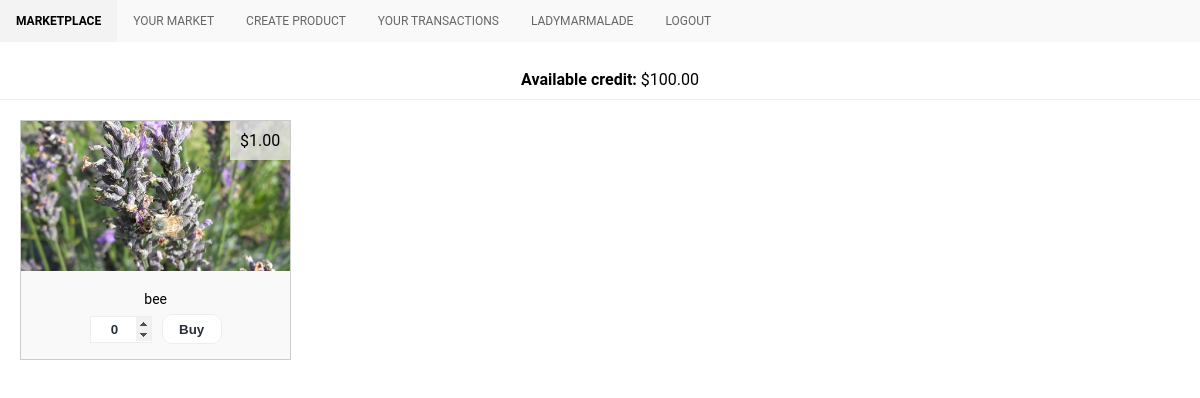
Before: / (signed in) with the older database file.
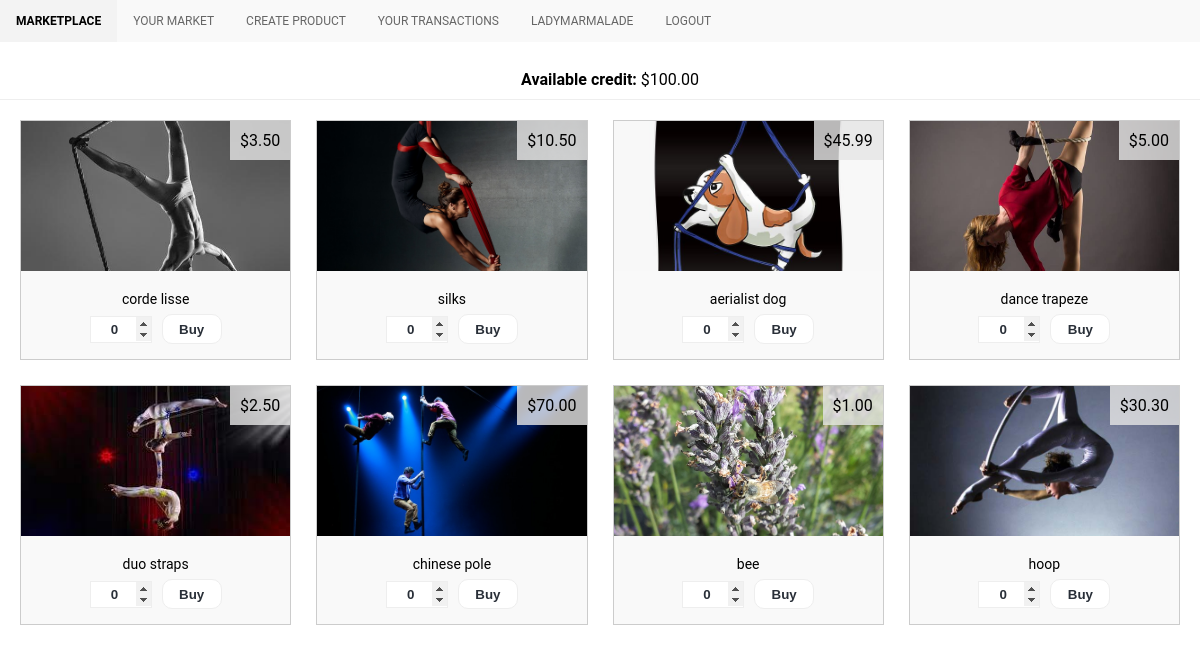
After: the same page with the newer database file.
### personal/models.py (models this page shows, shortened)
class Product(models.Model):
    product_name = models.CharField(max_length=200, unique=True);
    product_description = models.TextField(default="")
    product_quantity = models.IntegerField(default=1, validators=[MaxValueValidator(100), MinValueValidator(0)])
    product_price = models.DecimalField(max_digits=999, decimal_places=2, validators=[MaxValueValidator(1000), MinValueValidator(0.01)])
    product_image = models.ImageField(upload_to='images')
    seller = models.ForeignKey(User, null=True, blank=True, on_delete=models.CASCADE)
    number_sold = models.IntegerField(default=0, validators=[MinValueValidator(0)])
    amount_sold = models.DecimalField(default=0, max_digits=999, decimal_places=2, validators=[MaxValueValidator(1000), MinValueValidator(0)])
    categories = models.ManyToManyField(Category, related_name='products', blank=True)
    is_active = models.BooleanField(default=True)
    discount = models.DecimalField(default=0, max_digits=999, decimal_places=2, validators=[MaxValueValidator(1000), MinValueValidator(0)])
    class Meta:
        ordering = ['-is_active', '-product_quantity']

### personal/views.py (the view)
# urls.py: url(r'^$', views.index, name='index'),
def index(request):
    if request.user.is_authenticated:
        product_list = Product.objects.exclude(seller=get_user(request)).filter(is_active=True)
        if request.method == 'POST':
            name = request.POST.get('name')
            number = int(request.POST.get('quantity'))
            product = Product.objects.get(product_name=name)
            if (Profile.objects.get(user=get_user(request)).credit_left > number*product.product_price) and (number > 0):
                product.product_quantity = product.product_quantity-number
                product.number_sold = product.number_sold + number
                product.amount_sold = product.amount_sold + (number*product.product_price)
                product.save()
                transaction.commit()
                order = Order(product=product, customer=get_user(request), quantity=number, price = product.product_price, total=(number*product.product_price), seller=product.seller)
                order.save()
                transaction.commit()
                sold_profile = Profile.objects.get(user=product.seller)
                bought_profile = Profile.objects.get(user=get_user(request))
                sold_profile.amount_sold = sold_profile.amount_sold + number*product.product_price
                sold_profile.credit_left = sold_profile.credit_left + number*product.product_price
                sold_profile.save()
                bought_profile.credit_left = bought_profile.credit_left - number*product.product_price
                bought_profile.amount_spent = bought_profile.amount_spent - number*product.product_price
                bought_profile.save()
                transaction.commit()
                product_list = Product.objects.exclude(seller=get_user(request)).filter(is_active=True)
                return render(request,
                    'personal/marketplace.html', {'product_list': product_list, 'available_credit': "${:,.2f}".format(Profile.objects.get(user=get_user(request)).credit_left)}
                )
            else:
                return render(request, 'personal/marketplace.html', {'product_list': product_list, 'available_credit': "${:,.2f}".format(Profile.objects.get(user=get_user(request)).credit_left)})
        else:
            return render(request, 'personal/marketplace.html', {'product_list': product_list, 'available_credit': "${:,.2f}".format(Profile.objects.get(user=get_user(request)).credit_left)})
    else:
        return redirect("personal:login")

### personal/templates/personal/marketplace.html (shortened to what this page needs)
{% extends "personal/header.html" %}
{% block content %}
<div class="header">
	<b>Available credit:</b> {{available_credit}}
</div>
<div class="container">
    {% for product in product_list %}
	<form method="POST">
		<div class="image {% if product.product_quantity == 0 %}disabled-image{% endif %}">
			<div class="price">${{product.product_price}}</div>
			<img src="media/{{product.product_image}}" alt="{{product.product_name}}">
				<div class="details">
					<div class="image_text">
						<p> {{product.product_name}} </p>
					</div>
					<div class="pricebox">
						<input type="number" id="quantity" name="quantity" min="0" max={{product.product_quantity}} value=0>
							<button {% if product.product_quantity == 0 %}disabled{% endif %}>Buy</button>
						</div>
					</div>
				</div>
			</form>
    {% endfor %}
		</div>
{% endblock %}

### personal/templates/personal/header.html (shortened to what this page needs)
<!DOCTYPE html>
<html lang="en">
	<head>
    {% load static %}
			<link rel="stylesheet" href="{% static 'personal/css/style.css' %}" type = "text/css"/>
			<link rel="stylesheet" href="https://cdnjs.cloudflare.com/ajax/libs/font-awesome/4.7.0/css/font-awesome.min.css">
			</head>
			<body>
				<nav class="navbar">
{% include 'personal/includes/navbaritems.html' %}
    </nav>
        {% block content %}
        {% endblock %}
			</body>
		</html>

### personal/templates/personal/includes/navbaritems.html (shortened to what this page needs)
{% with url_name=request.resolver_match.url_name %}
<div class="topnav" id="myTopnav">
    {% if user.is_authenticated %}
	<a href="/" class="{% if url_name == 'index' %}active{% endif %}">Marketplace</a>
	<a href="/your_market" class="{% if url_name == 'your_market' %}active{% endif %}">Your Market</a>
	<a href="/upload" class="{% if url_name == 'upload' %}active{% endif %}">Create Product</a>
	<a href="/your_transactions" class="{% if url_name == 'your_transactions' %}active{% endif %}">Your Transactions</a>
	<a href="/profile" class="{% if url_name == 'profile' %}active{% endif %}">{{user.username|title}}</a>
	<a href="/logout" class="{% if url_name == 'logout' %}active{% endif %}">Logout</a>
    {% else %}
	<a href="/login" class="{% if url_name == 'login' %}active{% endif %}">Login</a>
	<a href="/register" class="{% if url_name == 'register' %}active{% endif %}">Register</a>
    {% endif %}
</div>
{% endwith %}

### personal/static/personal/css/style.css (style rules this page uses)
body { background: #fff; margin: 0; padding: 0; margin-top: 60px; }
.container { display: grid; grid-template-columns: repeat(auto-fill, minmax(250px, 1fr)); grid-gap: 5px; background: #fff; margin: 10px; }
.container .image { border: 0.5px solid #ccc; padding: 0px; margin: 10px; border-radius: 0px; position: relative; background: #f9f9f9; }
img { object-fit: cover; width: 100%; height: 150px; }
.details { margin: 0; text-align: center; padding-bottom: 10px; width: 100%; }
input[type=number] { width: 40px; border: 1px solid #eee; }
body { font-family: Roboto, Shutterstock-NotoSans, Shutterstock-NotoSansThai, Shutterstock-NotoSansJa, Shutterstock-NotoSansKo, Shutterstock-NotoSansSc, Shutterstock-NotoSansTc, arial, sans-serif; }
button { border: none; width: 100%; max-width: 60px; padding: 0px 10px; line-height: 30px; height: 30px; cursor: pointer; border-radius: 10px; color: #292f38; font-weight: 700; background: white; margin: 5px; }
.pricebox { display: flex; align-items: center; justify-content: center; height: 40px; }
.image_text { height: 20px; line-height: 20px; margin: 0; padding: 0; font-size: 14px; }
.price { right: 0; top: 0; position: absolute; padding: 10px; background: rgb(230, 230, 230, 0.8); }
.navbar { overflow: hidden; background-color: #333; position: fixed; top: 0; width: 100%; z-index: 10; }
.header { display: block; align-content: center; text-align: center; align-items: center; width: 100%; background: #fff; padding: 10px; border-bottom: 1px solid #EEE; }
.pricebox button { border: 1px solid #eee; }
.image input { color: #292f38; font-weight: 700; background: white; height: 25px; line-height: 25px; padding: 0px 0px 0px 20px; margin: 5px; }
.topnav { background-color: #f9f9f9; overflow: hidden; }
.topnav a { float: left; display: block; color: #666; text-align: center; padding: 14px 16px; text-decoration: none; font-size: 12px; text-transform: uppercase; }
.topnav a.active { background-color: #f3f3f3; color: black; font-weight: bold; }

Changed rows visible on the page:
added Product: product_price "3.50", product_image (picture), product_name "corde lisse"
added Product: product_price "10.50", product_image (picture), product_name "silks"
added Product: product_price "45.99", product_image (picture), product_name "aerialist dog"
added Product: product_price "5.00", product_image (picture), product_name "dance trapeze"
added Product: product_price "2.50", product_image (picture), product_name "duo straps"
added Product: product_price "70.00", product_image (picture), product_name "chinese pole"
added Product: product_price "30.30", product_image (picture), product_name "hoop"
